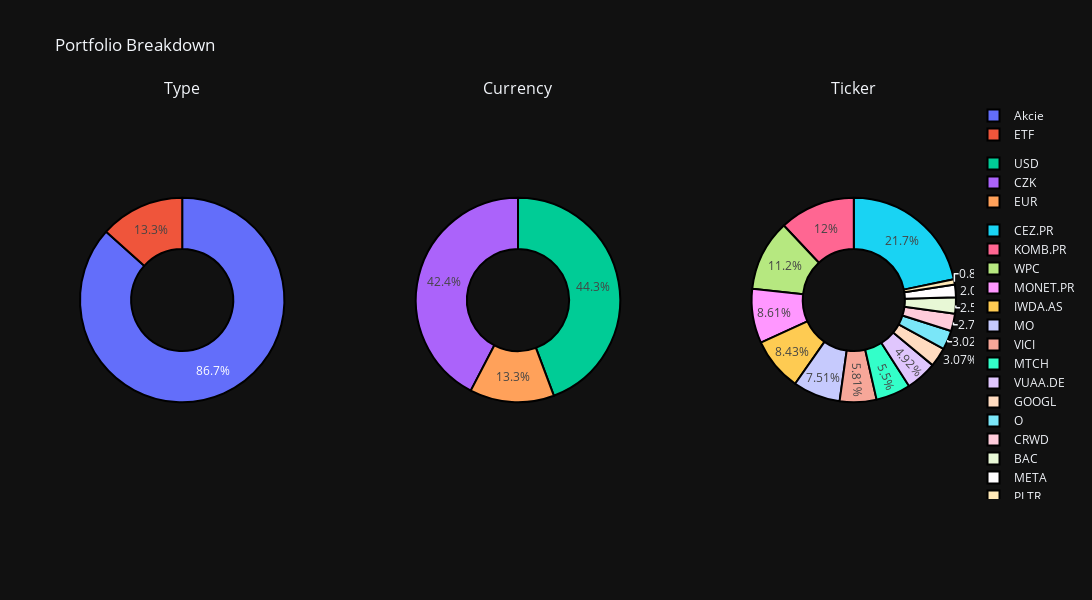
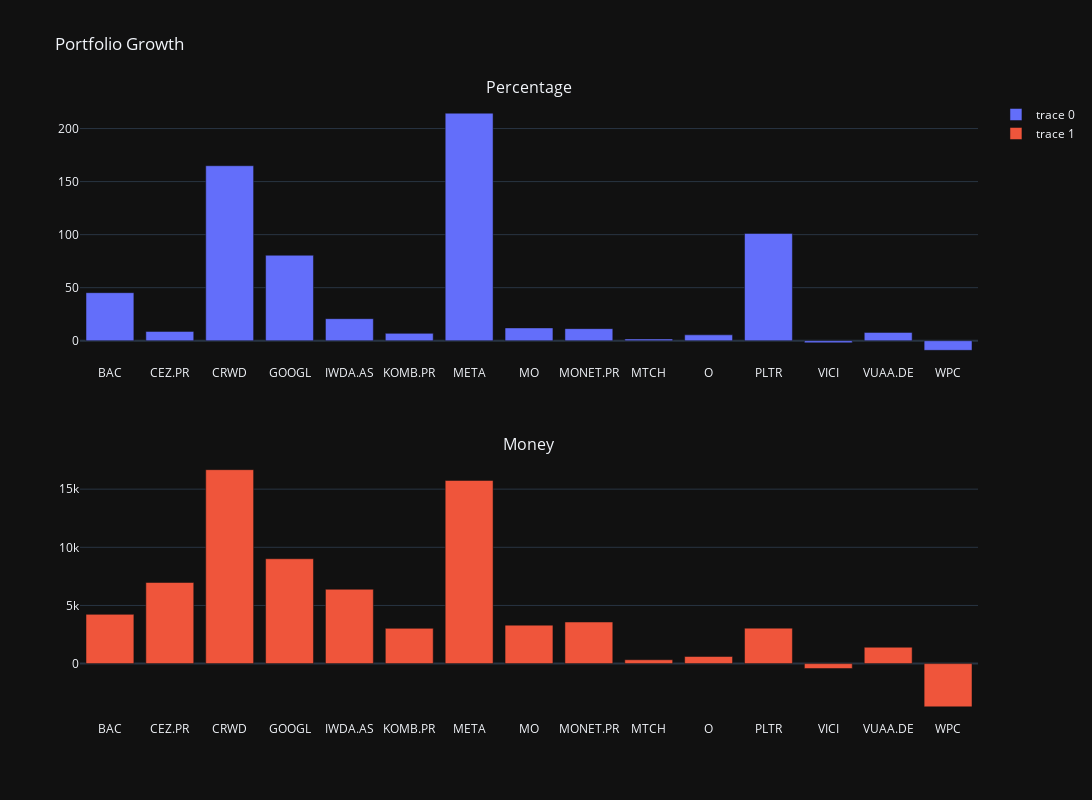

The notebook cell these images were saved under, in order:
### Code cell
show_portfolio_breakdown(summary)
show_portfolio_growth(summary)

### Figure 1 — Plotly figure (JSON) as saved in the notebook; plotly's stock layout.template omitted (floating-point values rounded to 4 significant figures)
{"data": [{"domain": {"x": [0, 0.2333], "y": [0, 1]}, "hole": 0.5, "labels": ["Akcie", "Akcie", "Akcie", "Akcie", "ETF", "Akcie", "Akcie", "Akcie", "Akcie", "Akcie", "Akcie", "Akcie", "Akcie", "ETF", "Akcie"], "legendgroup": "1", "marker": {"line": {"color": "black", "width": 2}}, "type": "pie", "values": [9351.0, 79370.0, 10110.0, 11190.0, 30770.0, 43816, 7342.0, 27400.0, 31430.0, 20080.0, 11020.0, 3016.0, 21190.0, 17950.0, 41000.0]}, {"domain": {"x": [0.3833, 0.6167], "y": [0, 1]}, "hole": 0.5, "labels": ["USD", "CZK", "USD", "USD", "EUR", "CZK", "USD", "USD", "CZK", "USD", "USD", "USD", "USD", "EUR", "USD"], "legendgroup": "2", "marker": {"line": {"color": "black", "width": 2}}, "type": "pie", "values": [9351.0, 79370.0, 10110.0, 11190.0, 30770.0, 43816, 7342.0, 27400.0, 31430.0, 20080.0, 11020.0, 3016.0, 21190.0, 17950.0, 41000.0]}, {"domain": {"x": [0.7667, 1.0], "y": [0, 1]}, "hole": 0.5, "labels": ["BAC", "CEZ.PR", "CRWD", "GOOGL", "IWDA.AS", "KOMB.PR", "META", "MO", "MONET.PR", "MTCH", "O", "PLTR", "VICI", "VUAA.DE", "WPC"], "legendgroup": "3", "marker": {"line": {"color": "black", "width": 2}}, "type": "pie", "values": [9351.0, 79370.0, 10110.0, 11190.0, 30770.0, 43816, 7342.0, 27400.0, 31430.0, 20080.0, 11020.0, 3016.0, 21190.0, 17950.0, 41000.0]}], "layout": {"annotations": [{"font": {"size": 16}, "showarrow": false, "text": "Type", "x": 0.1167, "xanchor": "center", "xref": "paper", "y": 1, "yanchor": "bottom", "yref": "paper"}, {"font": {"size": 16}, "showarrow": false, "text": "Currency", "x": 0.5, "xanchor": "center", "xref": "paper", "y": 1, "yanchor": "bottom", "yref": "paper"}, {"font": {"size": 16}, "showarrow": false, "text": "Ticker", "x": 0.8833, "xanchor": "center", "xref": "paper", "y": 1, "yanchor": "bottom", "yref": "paper"}], "height": 600, "title": {"text": "Portfolio Breakdown"}, "width": 1200}}

### Figure 2 — Plotly figure (JSON) as saved in the notebook; plotly's stock layout.template omitted (floating-point values rounded to 4 significant figures)
{"data": [{"type": "bar", "x": ["BAC", "CEZ.PR", "CRWD", "GOOGL", "IWDA.AS", "KOMB.PR", "META", "MO", "MONET.PR", "MTCH", "O", "PLTR", "VICI", "VUAA.DE", "WPC"], "xaxis": "x", "y": [45.28, 8.786, 165.0, 80.58, 20.77, 6.92, 214.5, 12.07, 11.39, 1.652, 5.546, 101.2, -1.985, 7.853, -9.06], "yaxis": "y"}, {"type": "bar", "x": ["BAC", "CEZ.PR", "CRWD", "GOOGL", "IWDA.AS", "KOMB.PR", "META", "MO", "MONET.PR", "MTCH", "O", "PLTR", "VICI", "VUAA.DE", "WPC"], "xaxis": "x2", "y": [4234.0, 6974.0, 16670.0, 9017.0, 6392.0, 3032, 15750.0, 3307.0, 3578.0, 331.7, 611.3, 3051.0, -420.6, 1410.0, -3715.0], "yaxis": "y2"}], "layout": {"annotations": [{"font": {"size": 16}, "showarrow": false, "text": "Percentage", "x": 0.5, "xanchor": "center", "xref": "paper", "y": 1, "yanchor": "bottom", "yref": "paper"}, {"font": {"size": 16}, "showarrow": false, "text": "Money", "x": 0.5, "xanchor": "center", "xref": "paper", "y": 0.425, "yanchor": "bottom", "yref": "paper"}], "height": 800, "title": {"text": "Portfolio Growth"}, "width": 1200, "xaxis": {"anchor": "y", "domain": [0, 1]}, "xaxis2": {"anchor": "y2", "domain": [0, 1]}, "yaxis": {"anchor": "x", "domain": [0.575, 1]}, "yaxis2": {"anchor": "x2", "domain": [0, 0.425]}}}
